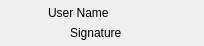
<?xml version="1.0" encoding="UTF-8"?>
<ui version="4.0">
 <class>RosterWidgetItem</class>
 <widget class="QWidget" name="RosterWidgetItem">
  <property name="geometry">
   <rect>
    <x>0</x>
    <y>0</y>
    <width>204</width>
    <height>46</height>
   </rect>
  </property>
  <property name="windowTitle">
   <string>Form</string>
  </property>
  <property name="styleSheet">
   <string notr="true">#btn_view:hover
{
	border-style: outset;
	border-width:1px;
	border-color: rgb(80, 0, 0);
}</string>
  </property>
  <layout class="QGridLayout" name="gridLayout_2">
   <property name="leftMargin">
    <number>2</number>
   </property>
   <property name="topMargin">
    <number>2</number>
   </property>
   <property name="rightMargin">
    <number>2</number>
   </property>
   <property name="bottomMargin">
    <number>2</number>
   </property>
   <property name="horizontalSpacing">
    <number>4</number>
   </property>
   <item row="0" column="0">
    <widget class="QLabel" name="lb_avatar">
     <property name="minimumSize">
      <size>
       <width>42</width>
       <height>42</height>
      </size>
     </property>
     <property name="maximumSize">
      <size>
       <width>42</width>
       <height>42</height>
      </size>
     </property>
     <property name="text">
      <string/>
     </property>
     <property name="pixmap">
      <pixmap resource="icon.qrc">:/icon/buddy-green.png</pixmap>
     </property>
     <property name="scaledContents">
      <bool>true</bool>
     </property>
    </widget>
   </item>
   <item row="0" column="1">
    <layout class="QGridLayout" name="gridLayout">
     <property name="horizontalSpacing">
      <number>2</number>
     </property>
     <property name="verticalSpacing">
      <number>0</number>
     </property>
     <item row="0" column="0" colspan="2">
      <widget class="QLabel" name="lb_username">
       <property name="minimumSize">
        <size>
         <width>150</width>
         <height>0</height>
        </size>
       </property>
       <property name="maximumSize">
        <size>
         <width>16777215</width>
         <height>18</height>
        </size>
       </property>
       <property name="text">
        <string>User Name</string>
       </property>
      </widget>
     </item>
     <item row="1" column="1" colspan="2">
      <widget class="QLabel" name="lb_signature">
       <property name="minimumSize">
        <size>
         <width>0</width>
         <height>18</height>
        </size>
       </property>
       <property name="text">
        <string>Signature</string>
       </property>
       <property name="alignment">
        <set>Qt::AlignLeading|Qt::AlignLeft|Qt::AlignVCenter</set>
       </property>
      </widget>
     </item>
     <item row="1" column="0">
      <widget class="QLabel" name="lb_status">
       <property name="maximumSize">
        <size>
         <width>20</width>
         <height>18</height>
        </size>
       </property>
       <property name="toolTip">
        <string>Offline</string>
       </property>
       <property name="text">
        <string/>
       </property>
       <property name="pixmap">
        <pixmap resource="icon.qrc">:/icon/status-gray.png</pixmap>
       </property>
       <property name="scaledContents">
        <bool>true</bool>
       </property>
      </widget>
     </item>
    </layout>
   </item>
  </layout>
 </widget>
 <resources>
  <include location="icon.qrc"/>
 </resources>
 <connections/>
</ui>
